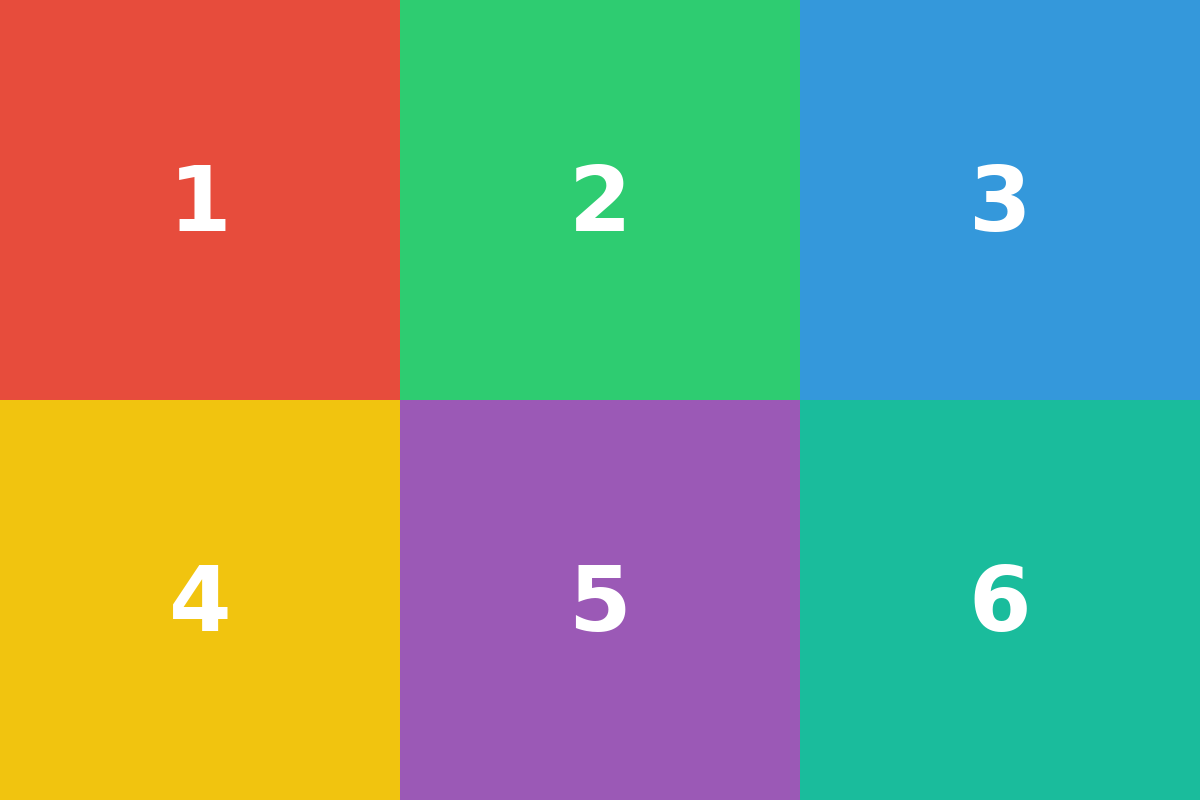
#> input picture images/sample_squares.png, 1200 x 800 px, found by its file name
$ python assignments_086_to_089.py
#> lines starting #> are read from the running program, lines starting #| are printed output that depends on the picture
# Assignment 01

my_list = ["E", "Z", "R", 1, 2, 3]
my_tuple = ("L", "E", "O")
my_data = []
for data in zip(my_list, my_tuple):

    my_data.extend(data)

final_string = "".join(my_data).capitalize()

print(final_string) # Elzero

# -------- حل آخر ----------- #

print("".join(a + b for a,b in zip(my_list, my_tuple)).capitalize()) # Elzero

# _______________________________________________________________________________________________________
# Assignment 02

my_list1 = ["E", "L", "Z", "E", "R", "O", 1, 2]
my_tuple = ("E", "Z", "R", 1, 2, "E", "R", "O")
my_list2 = ("L", "E", "O", 1, 2, "E", "R", "O")
my_data = []

for item1, item2, item3 in zip(my_list1, my_tuple, my_list2):

    if isinstance(item1, str):
        my_data.append(item1)

final_string = "".join(my_data).capitalize()

print(final_string)

# _______________________________________________________________________________________________________
# Assignment 03

from PIL import Image

MyImage = Image.open("images/sample_squares.png")
#> MyImage is the input picture: PIL image 1200x800 RGB; mean R, G, B 126.8, 152, 125.7

MyNewImage1 = MyImage.crop((400, 0, 800, 400)).convert("L")
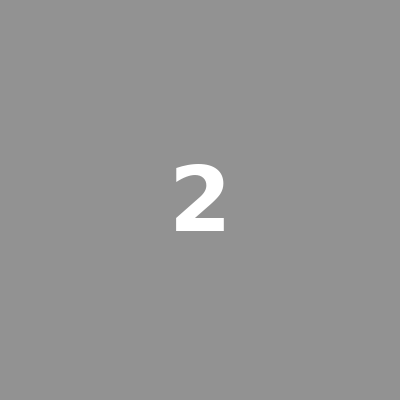
#> MyNewImage1: PIL image 400x400 L; min 146, max 255, mean 147.3

MyNewImage1.save("images/new_image_1.png")

MyNewImage2 = MyImage.crop((0, 400, 1200, 800)).convert("L").rotate(180)
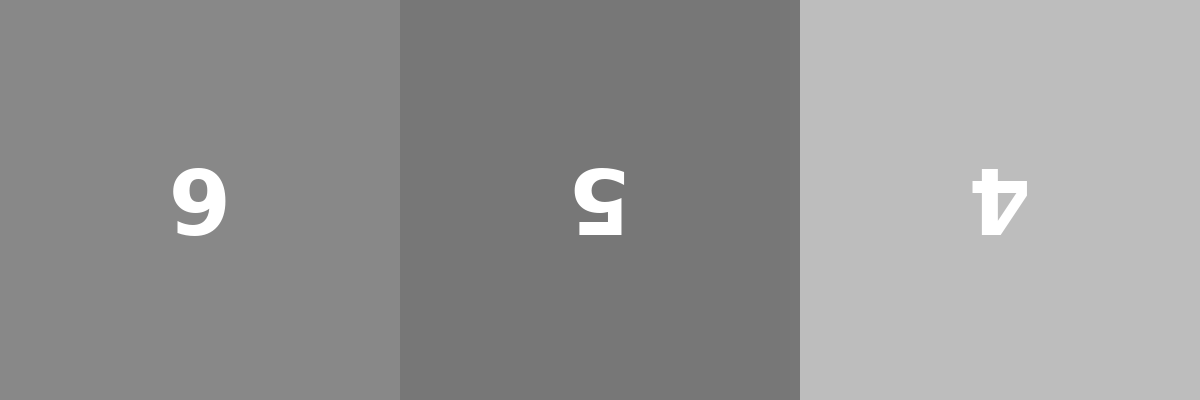
#> MyNewImage2: PIL image 1200x400 L; min 119, max 255, mean 149.4

MyNewImage2.save("images/new_image_2.png")

# _______________________________________________________________________________________________________
# Assignment 04

def say_hello_to(name):

    """
    parameter(someone) => Person Name
    Function To Say Hello To Anyone
    """

    return(f"hello {name}")

print(say_hello_to("Osama"))
print(say_hello_to.__doc__)

# _______________________________________________________________________________________________________
# Assignment 05

# == =============================== ==
# == ------- test_pylint.py -------- == ملف جديد بتسمية مناسبة وطريقة كتابة كود منسق حسب المعيار المتفق عليه
# == =============================== ==

"""
This Is My Module
To Create Function
To Print My Friends.
"""

my_friends = ["Ahmed", "Osama", "Sayed"]

def say_hello(some_peoples) -> None:

    '''This function prints hello to every friend in the list.'''

    for someone in some_peoples:

        print(f"Hello {someone}")

say_hello(my_friends)

# --------------------------------------------------------------------
# Your code has been rated at 10.00/10 (previous run: 10.00/10, +0.00)
